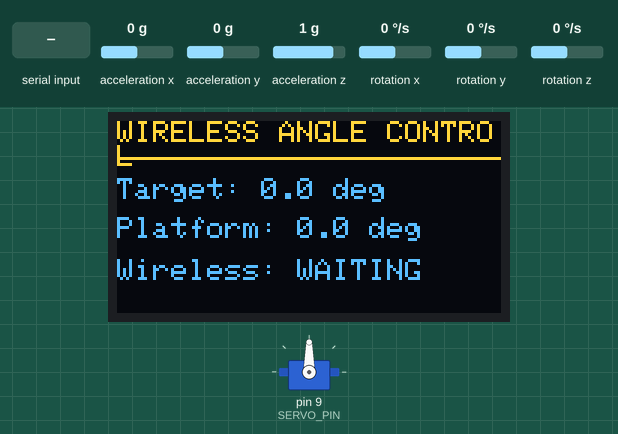
The sketch below on a simulated Arduino Mega 2560, built with avr-gcc and run on an emulated ATmega2560. On the bench: 128×64 one-colour display, servo. Wiring (inferred from the names in the program): MPU-6050 motion sensor at I2C address 0x68. The inputs (shaded band) are chosen by the test bench; at power-on: acceleration y 0 g, acceleration x 0 g, acceleration z 1 g, rotation x 0 °/s, rotation y 0 °/s, rotation z 0 °/s. The OLED is the two-colour kind (top 16 rows yellow); what the sketch prints to the serial monitor is not drawn.

Above: at 4.6 s.
4.7 s: "30,150\n" received over the second serial link
At 6.1 s:
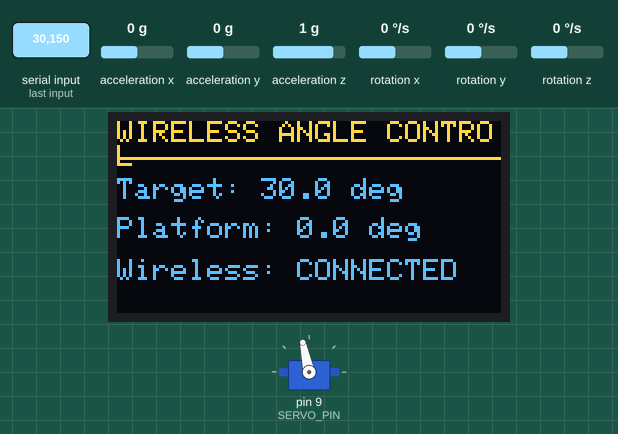
6.6 s: acceleration y set to -1.4 g
At 7.7 s:
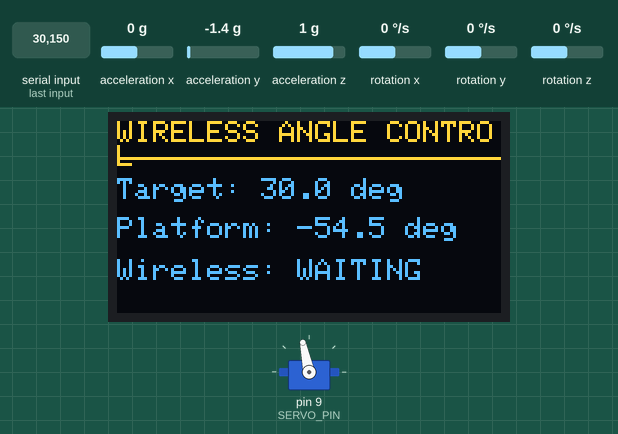
8.3 s: "5\n" received over the second serial link
At 8.71 s:
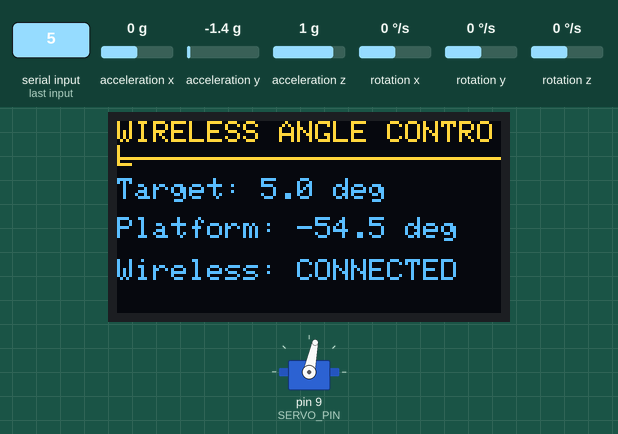
10.4 s: acceleration x set to -0.8 g
At 11.6 s:
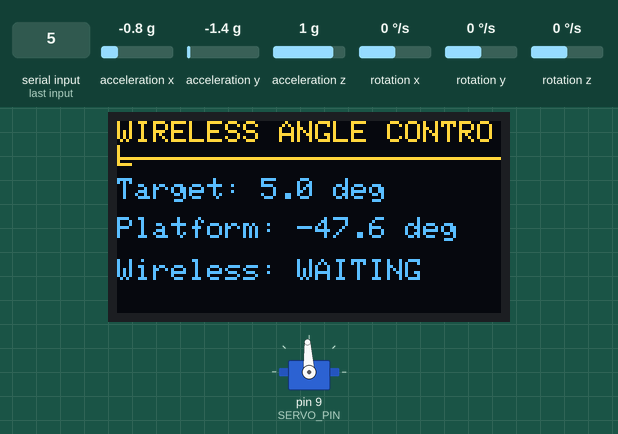
12.1 s: acceleration z set to -1.4 g
At 12.8 s:
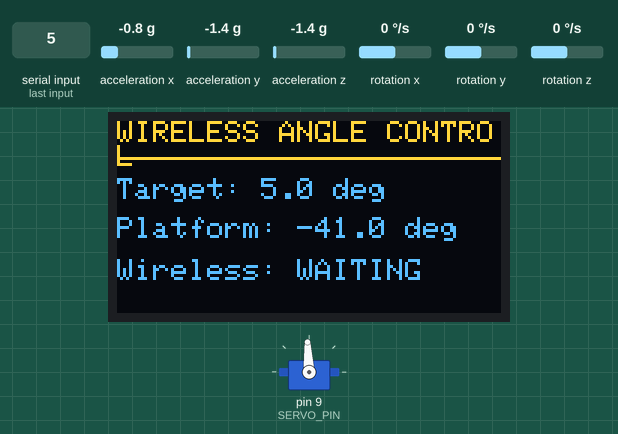
13.9 s: acceleration x set to -1.4 g
At 15.4 s:
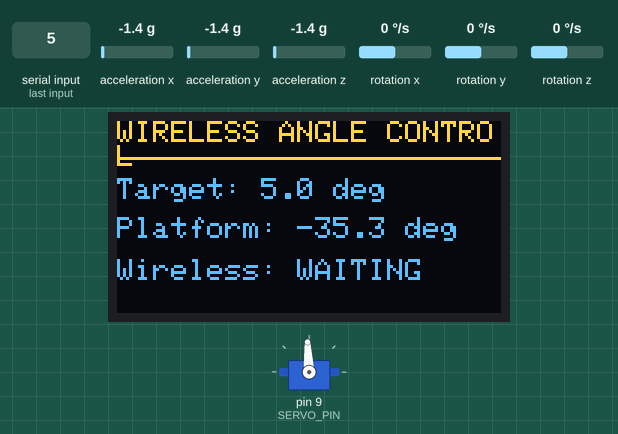
Timing chart, 0 to 16.7 s (numbered marks = the images above; inputs shaded):
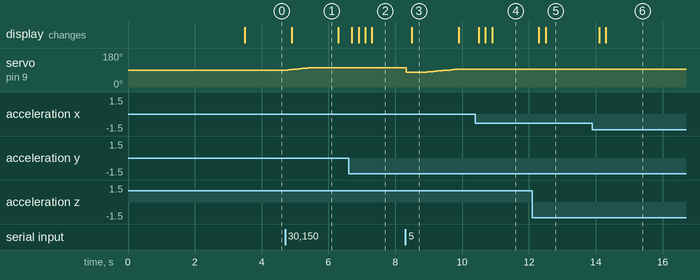

The sketch:

Mega_Final_Controller.ino
```cpp
#include <Wire.h>
#include <Servo.h>
#include <Adafruit_GFX.h>
#include <Adafruit_SSD1306.h>
#include <math.h>

// ---------------- PIN AND DEVICE SETTINGS ----------------

#define MPU_ADDR 0x68
#define SERVO_PIN 9

#define SCREEN_WIDTH 128
#define SCREEN_HEIGHT 64
#define OLED_RESET -1
#define OLED_ADDR 0x3C

Adafruit_SSD1306 display(
  SCREEN_WIDTH, SCREEN_HEIGHT, &Wire, OLED_RESET
);

Servo platformServo;

// ---------------- SERVO SETTINGS ----------------

const int SERVO_CENTER = 90;
const int SERVO_MIN = 78;
const int SERVO_MAX = 102;
const int SERVO_DIRECTION = 1;

// ---------------- CONTROL SETTINGS ----------------

// Proportional correction
float Kp = 0.65;

// Feed-forward contribution
float KFF = 0.40;

// Integral contribution (NEW)
float Ki = 0.12;

// Integral safety limit (NEW)
const float INTEGRAL_LIMIT = 3.0;

float integralCorrection = 0;

// Gyroscope damping (disabled)
float KD_RATE = 0.0;

const int GYRO_TO_ANGLE_SIGN = 1;

// Gradual target transition
const float TARGET_SLEW_RATE = 15.0;

// Correction safety limit
const float MAX_CORRECTION = 12.0;
const float DEADBAND = 0.7;

// ---------------- ANGLE VARIABLES ----------------

float targetAngle = 0;
float smoothTarget = 0;
float platformAngle = 0;
float platformOffset = 0;

float filteredAngle = 0;
float gyroRate = 0;
float gyroOffset = 0;

bool filterStarted = false;
bool targetReceived = false;

// ---------------- COMMUNICATION ----------------

char receivedBuffer[32];
byte bufferIndex = 0;

unsigned long lastTargetTime = 0;
unsigned long lastControlTime = 0;
unsigned long lastDisplayTime = 0;
unsigned long lastSerialTime = 0;

const unsigned long SERIAL_INTERVAL = 500;
const unsigned long CONTROL_INTERVAL = 20;
const unsigned long DISPLAY_INTERVAL = 200;
const unsigned long TARGET_TIMEOUT = 1500;

// ---------------- MPU6050 SENSOR READING ----------------

bool readMPU(float &angle, float &gx) {

  Wire.beginTransmission(MPU_ADDR);
  Wire.write(0x3B);

  if (Wire.endTransmission(false) != 0) {
    return false;
  }

  Wire.requestFrom(MPU_ADDR, 14, true);

  if (Wire.available() < 14) {
    return false;
  }

  int16_t axRaw = (Wire.read() << 8) | Wire.read();
  int16_t ayRaw = (Wire.read() << 8) | Wire.read();
  int16_t azRaw = (Wire.read() << 8) | Wire.read();

  // Skip temperature registers
  Wire.read();
  Wire.read();

  int16_t gxRaw = (Wire.read() << 8) | Wire.read();

  // Skip remaining gyro axes
  Wire.read();
  Wire.read();
  Wire.read();
  Wire.read();
  Wire.read();
  Wire.read();

  float ax = (float)axRaw;
  float ay = (float)ayRaw;
  float az = (float)azRaw;

  angle = atan2(
    ay,
    sqrt(ax * ax + az * az)
  ) * 180.0 / PI;

  // Gyroscope range: +/-250 degrees/sec
  gx = gxRaw / 131.0;

  return true;
}

// ---------------- PLATFORM CALIBRATION ----------------

void calibratePlatform() {

  Serial.println("Keep platform LEVEL and STILL.");
  Serial.println("Calibrating angle and gyro...");

  float angleTotal = 0;
  float gyroTotal = 0;
  int validSamples = 0;

  for (int i = 0; i < 200; i++) {

    float angle;
    float gx;

    if (readMPU(angle, gx)) {

      angleTotal += angle;
      gyroTotal += gx;
      validSamples++;
    }

    delay(10);
  }

  if (validSamples > 0) {

    platformOffset = angleTotal / validSamples;
    gyroOffset = gyroTotal / validSamples;

  } else {

    platformOffset = 0;
    gyroOffset = 0;
  }

  Serial.print("Angle offset: ");
  Serial.println(platformOffset, 2);

  Serial.print("Gyro X offset: ");
  Serial.println(gyroOffset, 2);
}

// ---------------- RECEIVE TARGET ANGLE ----------------

void receiveTargetAngle() {

  while (Serial1.available()) {

    char c = Serial1.read();

    if (c == '\n' || c == '\r') {

      if (bufferIndex > 0) {

        receivedBuffer[bufferIndex] = '\0';

        float value = atof(receivedBuffer);

        if (value >= -45.0 && value <= 45.0) {

          targetAngle = value;
          targetReceived = true;
          lastTargetTime = millis();
        }

        bufferIndex = 0;
      }
    }

    else if (bufferIndex < sizeof(receivedBuffer) - 1) {

      receivedBuffer[bufferIndex++] = c;

    }

    else {

      bufferIndex = 0;
    }
  }
}

// ---------------- OLED DISPLAY ----------------

void updateDisplay(bool linkActive) {

  display.clearDisplay();
  display.setTextColor(SSD1306_WHITE);

  display.setTextSize(1);
  display.setCursor(0, 0);
  display.println("WIRELESS ANGLE CONTROL");

  display.drawLine(0, 12, 127, 12, SSD1306_WHITE);

  display.setCursor(0, 19);
  display.print("Target: ");
  display.print(targetAngle, 1);
  display.println(" deg");

  display.setCursor(0, 32);
  display.print("Platform: ");
  display.print(platformAngle, 1);
  display.println(" deg");

  display.setCursor(0, 46);

  if (linkActive) {
    display.println("Wireless: CONNECTED");
  } else {
    display.println("Wireless: WAITING");
  }

  display.display();
}

// ---------------- SETUP ----------------

void setup() {

  Serial.begin(115200);
  Serial1.begin(115200);

  Wire.begin();
  Wire.setClock(100000);

  Serial.println();
  Serial.println("MEGA PI FEED-FORWARD CONTROLLER");

  // Wake MPU6050
  Wire.beginTransmission(MPU_ADDR);
  Wire.write(0x6B);
  Wire.write(0x00);
  Wire.endTransmission();

  // Gyroscope range: +/-250 degrees/sec
  Wire.beginTransmission(MPU_ADDR);
  Wire.write(0x1B);
  Wire.write(0x00);
  Wire.endTransmission();

  // Initialize OLED
  if (!display.begin(SSD1306_SWITCHCAPVCC, OLED_ADDR)) {

    Serial.println("OLED initialization failed!");

  } else {

    display.clearDisplay();
    display.setTextSize(1);
    display.setTextColor(SSD1306_WHITE);
    display.setCursor(0, 20);
    display.println("Starting Controller...");
    display.display();
  }

  // Initialize servo
  platformServo.attach(SERVO_PIN);
  platformServo.write(SERVO_CENTER);

  delay(1000);

  // Calibrate with platform physically level
  calibratePlatform();

  float initialAngle;
  float initialGyro;

  if (readMPU(initialAngle, initialGyro)) {

    filteredAngle = initialAngle - platformOffset;
    filterStarted = true;
  }

  smoothTarget = 0;
  integralCorrection = 0;

  Serial.println("Controller ready.");
  Serial.println("Waiting for target angle.");
}

// ---------------- MAIN LOOP ----------------

void loop() {

  receiveTargetAngle();

  unsigned long now = millis();

  if (now - lastControlTime >= CONTROL_INTERVAL) {

    float dt = (now - lastControlTime) / 1000.0;
    lastControlTime = now;

    // Protect integral calculation from unusually large dt
    dt = constrain(dt, 0.001, 0.05);

    float rawAngle;
    float rawGyro;

    if (readMPU(rawAngle, rawGyro)) {

      float correctedAngle = rawAngle - platformOffset;

      // Low-pass angle filtering
      if (!filterStarted) {

        filteredAngle = correctedAngle;
        filterStarted = true;

      } else {

        filteredAngle =
          0.75 * filteredAngle +
          0.25 * correctedAngle;
      }

      platformAngle = filteredAngle;

      // Gyroscope bias correction
      gyroRate = rawGyro - gyroOffset;

      bool linkActive =
        targetReceived &&
        (now - lastTargetTime <= TARGET_TIMEOUT);

      if (linkActive) {

        // Gradually move internal target
        float maxTargetChange =
          TARGET_SLEW_RATE * dt;

        float targetDifference =
          targetAngle - smoothTarget;

        targetDifference = constrain(
          targetDifference,
          -maxTargetChange,
          maxTargetChange
        );

        smoothTarget += targetDifference;

        // Control error
        float error = smoothTarget - platformAngle;

        if (fabs(error) < DEADBAND) {
          error = 0;
        }

        // Proportional correction
        float P = Kp * error;

        // Feed-forward contribution
        float FF = KFF * smoothTarget;

        // Gyroscope damping
        float D =
          -KD_RATE *
          GYRO_TO_ANGLE_SIGN *
          gyroRate;

        // -------- NEW INTEGRAL CONTROL --------

        float proposedIntegral =
          integralCorrection + Ki * error * dt;

        proposedIntegral = constrain(
          proposedIntegral,
          -INTEGRAL_LIMIT,
          INTEGRAL_LIMIT
        );

        // Test output with proposed integral
        float proposedCorrection =
          P + FF + D + proposedIntegral;

        // Anti-windup:
        // Do not integrate further into saturation
        if (
          (proposedCorrection > MAX_CORRECTION && error > 0) ||
          (proposedCorrection < -MAX_CORRECTION && error < 0)
        ) {

          // Keep previous integral value

        } else {

          integralCorrection = proposedIntegral;
        }

        // -------- COMBINED CONTROLLER --------

        float correction =
          P + FF + D + integralCorrection;

        // Correction safety limit
        correction = constrain(
          correction,
          -MAX_CORRECTION,
          MAX_CORRECTION
        );

        int servoCommand =
          SERVO_CENTER +
          (int)(SERVO_DIRECTION * correction);

        servoCommand = constrain(
          servoCommand,
          SERVO_MIN,
          SERVO_MAX
        );

        platformServo.write(servoCommand);

        // -------- SERIAL MONITOR --------

        if (now - lastSerialTime >= SERIAL_INTERVAL) {

          lastSerialTime = now;

          Serial.print("Target: ");
          Serial.print(targetAngle, 2);

          Serial.print(" | SmoothTarget: ");
          Serial.print(smoothTarget, 2);

          Serial.print(" | Platform: ");
          Serial.print(platformAngle, 2);

          Serial.print(" | Error: ");
          Serial.print(error, 2);

          Serial.print(" | P: ");
          Serial.print(P, 2);

          Serial.print(" | FF: ");
          Serial.print(FF, 2);

          Serial.print(" | I: ");
          Serial.print(integralCorrection, 2);

          Serial.print(" | Gyro: ");
          Serial.print(gyroRate, 2);

          Serial.print(" | D: ");
          Serial.print(D, 2);

          Serial.print(" | Correction: ");
          Serial.print(correction, 2);

          Serial.print(" | Servo: ");
          Serial.println(servoCommand);
        }
      }

      else {

        // Hold last servo position when link is lost
        smoothTarget = platformAngle;

        // Reset integral when target is inactive
        integralCorrection = 0;
      }
    }
  }

  // -------- OLED UPDATE --------

  if (now - lastDisplayTime >= DISPLAY_INTERVAL) {

    lastDisplayTime = now;

    bool linkActive =
      targetReceived &&
      (now - lastTargetTime <= TARGET_TIMEOUT);

    updateDisplay(linkActive);
  }
}
```

Measured:
- after the input at 4.7 s, servo on pin 9 (SERVO_PIN): moves from 90° to 102° over 0.66 s, starting after 0.08 s; the display: changes after 0.20 s (image 1)
- after the input at 6.6 s, the display: first changes after 0.10 s (image 2 shows a later state)
- after the input at 8.3 s, the display: changes after 0.20 s (image 3)
- after the input at 10.4 s, the display: first changes after 0.10 s (image 4 shows a later state)
- after the input at 12.1 s, the display: first changes after 0.20 s (image 5 shows a later state)
- after the input at 13.9 s, the display: first changes after 0.20 s (image 6 shows a later state)
- what the display in image 1 shows lasts 1.4 s, from 4.9 s to 6.3 s
